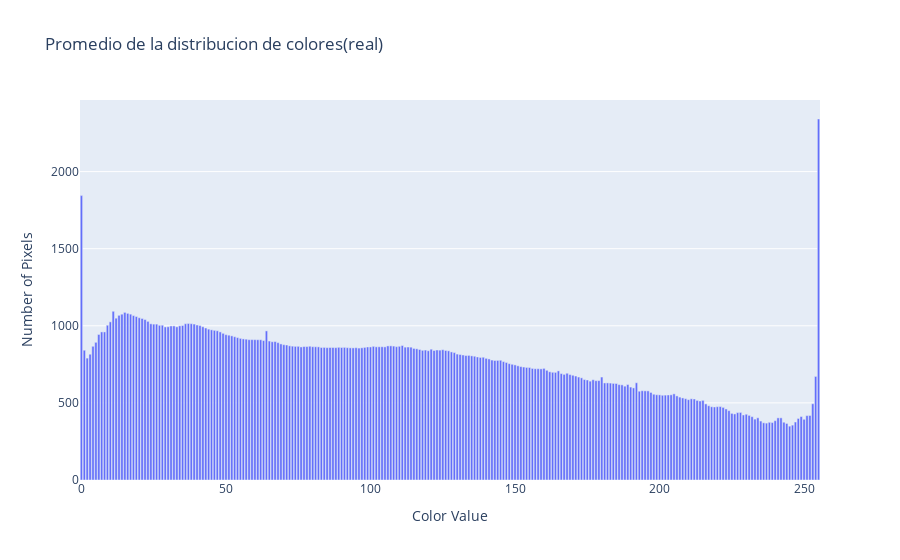

The notebook cell saved with this chart:
### Code cell
mean_color_distribution = np.mean(color_distributions_real, axis=0)
fig = go.Figure(
    go.Bar(x=np.arange(256), y=mean_color_distribution, name="Promedio de la distribucion de colores (real)")
)

fig.update_layout(
    title="Promedio de la distribucion de colores(real)",
    xaxis_title="Color Value",
    yaxis_title="Number of Pixels"
)

fig.show()

### Figure 1 — Plotly figure (JSON) as saved in the notebook; plotly's stock layout.template omitted (floating-point values rounded to 4 significant figures; data arrays with more than 128 entries replaced by an {"elided": "..."} marker saying what was removed)
{"data": [{"name": "Promedio de la distribucion de colores (real)", "type": "bar", "x": {"elided": "256 int values"}, "y": {"elided": "256 float values"}}], "layout": {"title": {"text": "Promedio de la distribucion de colores(real)"}, "xaxis": {"title": {"text": "Color Value"}}, "yaxis": {"title": {"text": "Number of Pixels"}}}}
